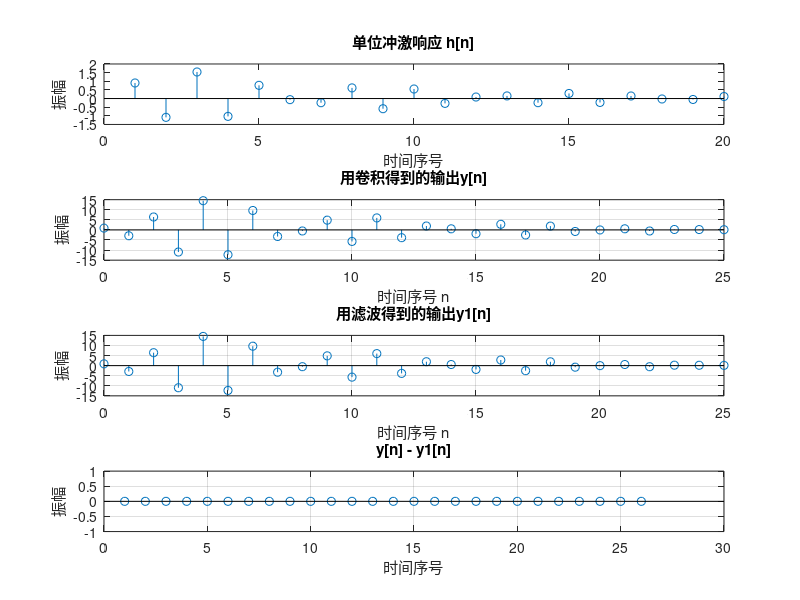

Write the MATLAB code that produced this figure.
N = 20;

num = [0.9  -0.45  0.35  0.002];
den = [1  0.71  -0.46  -0.62];

x = [1 zeros(1, N-1)];
h = filter(num, den, x);

subplot(4, 1 ,1);
stem(h);
xlabel("时间序号");
ylabel("振幅");
title("单位冲激响应 h[n]");

x=[1 -2 3 -4 3 2 1];    %输入序列
y=conv(h,x);            %h 由(1)中 filter 命令求出
n=0:25;
subplot(4,1,2);
stem(n,y);
xlabel("时间序号 n");ylabel("振幅");
title("用卷积得到的输出y[n]");grid;

x1=[x zeros(1,19)];
y1=filter(h,1,x1);
subplot(4,1,3);
stem(n,y1);
xlabel("时间序号 n");ylabel("振幅");
title("用滤波得到的输出y1[n]");grid;

subplot(4,1,4)
stem(y - y1);
xlabel("时间序号");
ylabel("振幅");
title("y[n] - y1[n]");grid;

% Q: 为什么要对 x[n]进行补零得到的 x1[n]来作为输入来产生 y1[n]？
% A: filter函数产生的输出向量长度严格等于输入向量 x 的长度，通过补零就能
%    得到与 conv 函数完全一致的全长结果